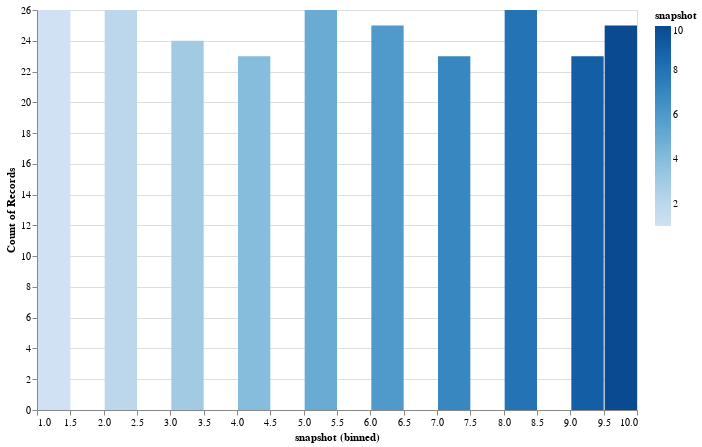

Notebook cell for this chart:
### Code cell
alt.Chart(H_bond_info).mark_bar().encode(
    x=alt.X('snapshot', bin=alt.Bin(maxbins=residue_count)),
    y='count()',
    color='snapshot'
).properties(
        width=600,
        height=400
    )

### Figure 1 — Vega-Lite specification as saved in the notebook (floating-point values rounded to 4 significant figures; data arrays with more than 128 entries replaced by an {"elided": "..."} marker saying what was removed)
{"config": {"view": {"continuousWidth": 400, "continuousHeight": 300}}, "data": {"name": "data-8553c61ec4d0d4ed20efdc1f716d1323"}, "mark": "bar", "encoding": {"color": {"type": "quantitative", "field": "snapshot"}, "x": {"type": "quantitative", "bin": {"maxbins": 40}, "field": "snapshot"}, "y": {"type": "quantitative", "aggregate": "count"}}, "height": 400, "width": 600, "$schema": "https://vega.github.io/schema/vega-lite/v4.8.1.json", "datasets": {"data-8553c61ec4d0d4ed20efdc1f716d1323": {"elided": "247 records"}}}
